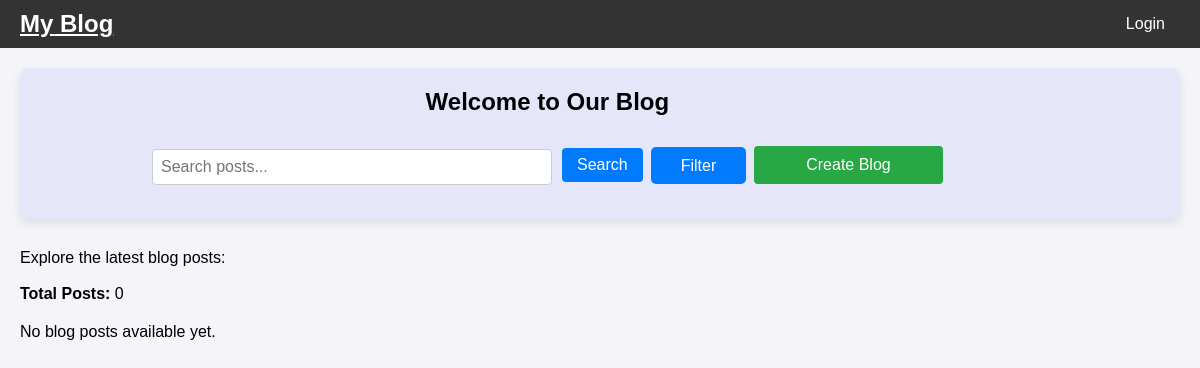
The app's page /, older data.
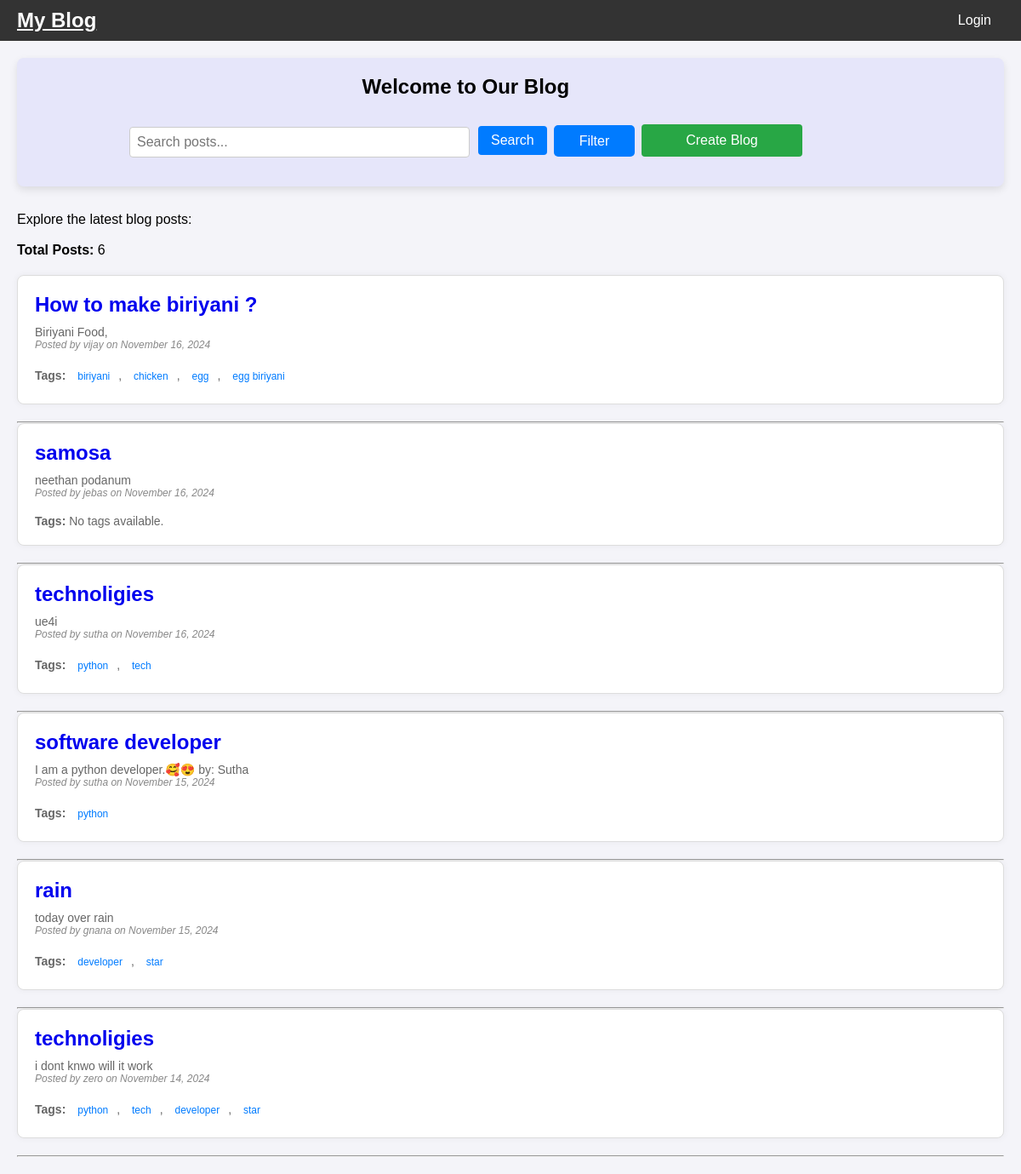
The same page, newer data.
### Blog/models.py (models this page shows, shortened)
class Blog_Post(models.Model):
    title=models.CharField(max_length=100)
    content=models.TextField()
    author=models.ForeignKey(User, on_delete=models.CASCADE)
    created_at = models.DateTimeField(auto_now_add=True)
    updated_at = models.DateTimeField(auto_now=True)
    view_count = models.IntegerField(default=0)
    STATUS_CHOICES = (
    ('approved', 'Approved'),
    ('pending', 'Pending'),
    ('rejected', 'Rejected'),
)
    approval_status = models.CharField(
    max_length=10,
    choices=STATUS_CHOICES,
    default='pending'  # Default to 'pending'
)
    tags=models.ManyToManyField(Tag, related_name='blogs', blank=True)

class Tag(models.Model):
    name = models.CharField(max_length=50, unique=True)

### Blog/views.py (the view)
# urls.py: path('', views.home, name='home'),
def home(request):
    search = request.GET.get('search', '')
    from_date = request.GET.get('from_date')
    to_date = request.GET.get('to_date')
    tags = request.GET.getlist('tags')
    if request.user.is_superuser:
        blogs = Blog_Post.objects.all()
    else:
        blogs = Blog_Post.objects.filter(approval_status='approved')
    if search:
        blogs = blogs.filter(
            Q(title__icontains=search) |
            Q(content__icontains=search) |
            Q(tags__name__icontains=search)
        ).distinct()
    if from_date and to_date:
        blogs = blogs.filter(created_at__date__range=[from_date, to_date])
    if tags:
        blogs = blogs.filter(tags__name__in=tags).distinct()
    blogs = blogs.order_by('-created_at')
    available_tags = Tag.objects.all()
    return render(request, 'blog/home.html', {'blogs': blogs, 'available_tags': available_tags})

### Blog/templates/blog/home.html (shortened to what this page needs)
{% block content %}
{% include 'blog/navbar.html'%}
    <div class="container">
        <header>
            <div class="header-content">
                <h2>Welcome to Our Blog</h2>
                <div class="header-actions">
                    <form action="{% url 'home' %}" method="get" class="search-form">
                        <input type="text" name="search" placeholder="Search posts..." class="search-bar">
                        <button type="submit" class="search-btn">Search</button>
                    </form>
                    <button class="filter" onclick="toggleFilter()" >Filter</button>
                    <a href="{% url 'create_blog' %}" class="create-btn">Create Blog</a>
                </div>
            </div>
        </header>
        <p>Explore the latest blog posts:</p><br>
        <p><strong>Total Posts:</strong> {{ blogs|length }}</p>
        <div class="latest-posts">
            {% if blogs %}
    {% for post in blogs %}
        <div class="post-item">
            <h3>
                    {% if user.is_authenticated %}
                        <a href="{% url 'blog_details' post.id %}">{{ post.title }}</a>
                    {% else %}
                        <a href="{% url 'login' %}">{{ post.title }}</a>
                    {% endif %}
            </h3>
            <p>{{ post.content|truncatewords:30 }}</p>
            <p>
                <em>Posted by {{ post.author }} on {{ post.created_at|date:"F d, Y" }}</em>
            </p>
            <br>
            <p>
                <strong>Tags:</strong>
                {% if post.tags.all %}
                    {% for tag in post.tags.all %}
                        <span class="tag">{{ tag.name }}</span>{% if not forloop.last %}, {% endif %}
                    {% endfor %}
                {% else %}
                    No tags available.
                {% endif %}
            </p>
        </div>
        <hr>
    {% endfor %}
{% else %}
    <p>No blog posts available yet.</p>
{% endif %}
        </div>
    </div>
{% endblock %}

Row changes from the older to the newer data that the page shows:
added Blog_Post: title "How to make biriyani ?", content "Biriyani Food,", author "vijay", created_at "November 16, 2024"
added Tag: name "biriyani", shown under "How to make biriyani ?"
added Tag: name "chicken", shown under "How to make biriyani ?"
added Tag: name "egg", shown under "How to make biriyani ?"
added Tag: name "egg biriyani", shown under "How to make biriyani ?"
now on this page (row edited): Blog_Post: title "samosa", content "neethan podanum", author "jebas", created_at "November 16, 2024", shows "No tags available."
now on this page (row edited): Blog_Post: title "technoligies", content "ue4i", author "sutha", created_at "November 16, 2024"
now on this page (row unchanged): Tag: name "python"
now on this page (row unchanged): Tag: name "tech"
now on this page (row edited): Blog_Post: title "software developer", content "I am a python developer.🥰😍 by: Sutha", author "sutha", created_at "November 15, 2024"
now on this page (row edited): Blog_Post: title "rain", content "today over rain", author "gnana", created_at "November 15, 2024"
now on this page (row unchanged): Tag: name "developer"
now on this page (row unchanged): Tag: name "star"
now on this page (row edited): Blog_Post: title "technoligies", content "i dont knwo will it work", author "zero", created_at "November 14, 2024"
Text that changed along with them:
{{ blogs|length }}: "0" → "6"
text no longer shown: "No blog posts available yet."
